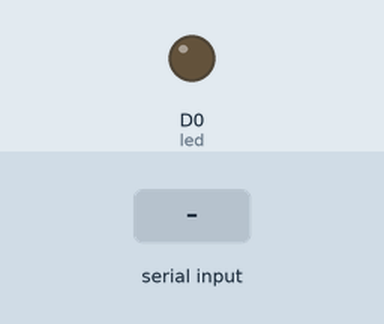
Recording of a sketch running on a simulated ESP8266 (NodeMCU). On the bench: output pins drawn as LEDs (lit = HIGH). The inputs (shaded band) are chosen by the test bench.

Above: at 1.2 s.
1.3 s: "on" received over Serial
At 2.3 s:
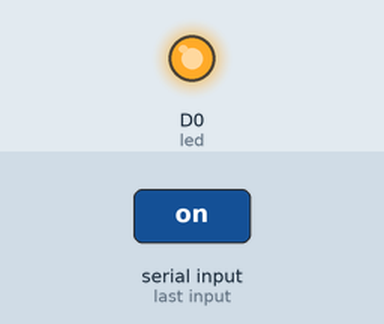
2.8 s: "off" received over Serial
At 4.1 s:
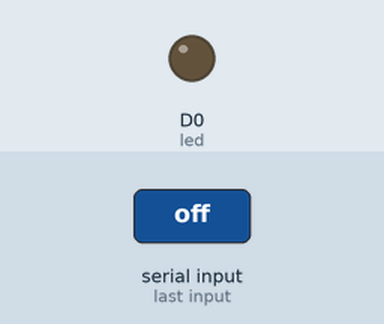
Timing chart, 0 to 5.8 s (numbered marks = the images above; inputs shaded):
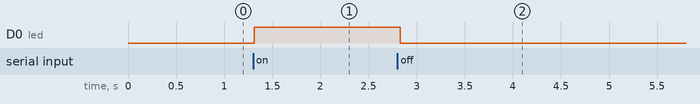

Measured:
- after the input at 1.3 s, D0 (led): LOW → HIGH at once
- after the input at 2.8 s, D0 (led): HIGH → LOW at once

The sketch:

Serial.ino
```cpp
const int led=D0;
void setup() {
  // put your setup code here, to run once:
  Serial.begin(9600);
  pinMode(led,OUTPUT);

}

void loop() {
  // put your main code here, to run repeatedly:
  String s="";
  while(Serial.available()){
    s+=(char)Serial.read();
    delay(5);
  }
  if(s=="on"){
    digitalWrite(led,1);
  }
  else if(s=="off"){
    digitalWrite(led,0);
  }

  delay(100);
}
```
